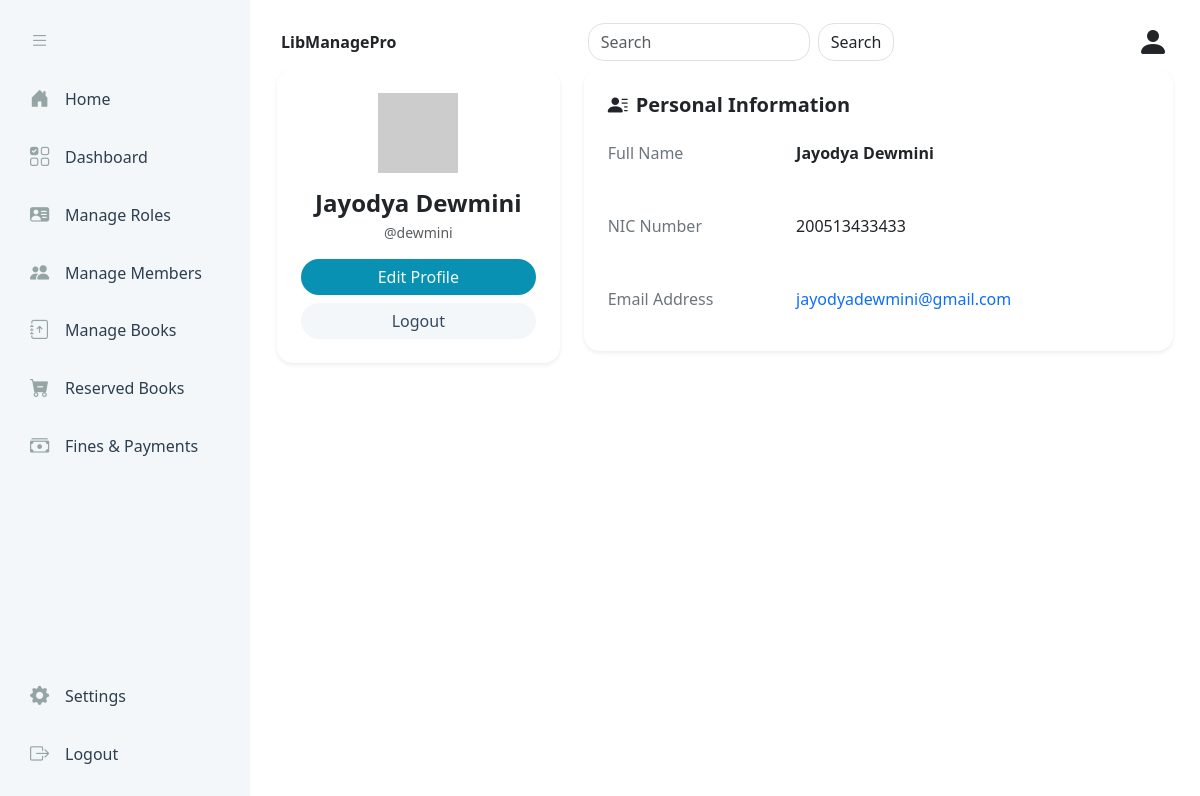
The page /src/Views/profile.php (signed in) on the database its author committed.
### tables this page shows
CREATE TABLE `user` (
  `id` int(4) NOT NULL,
  `username` varchar(45) NOT NULL,
  `password` varchar(12) NOT NULL,
  `name` varchar(45) NOT NULL,
  `nic` varchar(12) NOT NULL,
  `email` varchar(45) NOT NULL,
  `roleid` int(1) NOT NULL,
  `profilepic` mediumblob DEFAULT NULL,
  PRIMARY KEY (`id`),
  UNIQUE KEY `nic_UNIQUE` (`nic`),
  KEY `roleid` (`roleid`),
  CONSTRAINT `roleid` FOREIGN KEY (`roleid`) REFERENCES `role` (`roleid`) ON DELETE NO ACTION ON UPDATE NO ACTION
);

### src/Views/profile.php (the view, shortened to what this page needs)
<?php
$db = new DBConnection();
$conn = $db->getConnection();
$logged_username = $_SESSION['username'];
$query = "SELECT name, nic, email FROM user WHERE username = ?";
$stat = $conn->prepare($query);
$stat->bind_param("s", $logged_username);
$stat->execute();
$result = $stat->get_result();
$user = $result->fetch_assoc();
?>
<!DOCTYPE html>
<html lang="en">
<head>
    <link rel="stylesheet" href="../../public/assets/css/navsidebar.css">
    <link rel="stylesheet" href="../../public/assets/css/bootstrap.min.css">
    <link rel="stylesheet" href="../../public/assets/css/profile.css">
    <link rel="stylesheet" href="https://cdn.jsdelivr.net/npm/bootstrap-icons@1.13.1/font/bootstrap-icons.min.css">
    <link rel="stylesheet" href="https://cdnjs.cloudflare.com/ajax/libs/font-awesome/6.0.0/css/all.min.css">
</head>
<body>
    <?php include '../Includes/navsidebar.php' ?>
    <div class="content d-flex flex-column flex-grow-1" id="main-content">
        <?php include '../Includes/navbar.php' ?>
        <main class="flex-grow-1" style="overflow-y: auto;">
            <div class="container">
                <div class="row g-4">
                    <div class="col-lg-4">
                        <div class="card border-0 shadow-sm rounded-4 text-center p-4">
                            <div class="position-relative d-inline-block mx-auto mb-3">
                                <img src="https://ui-avatars.com/api/?name">
                            </div>
                            <h4 class="fw-bold mb-1"><?= $user['name'] ?></h4>
                            <p class="text-muted small mb-3">@<?= $_SESSION['username'] ?></p>
                            <div class="d-grid gap-2">
                                <a href="../Views/ProfileDetailEdit.php" id="editbtn" class="text-decoration-none">
                                    Edit Profile
                                </a>
                                <a href="../Controllers/logoutController.php" id="logoutbtn" class="text-decoration-none">
                                    Logout
                                </a>
                            </div>
                        </div>
                    </div>
                    <div class="col-lg-8">
                        <div class="card border-0 shadow-sm rounded-4 p-4 mb-4">
                            <h5 class="fw-bold mb-4"><i class="bi bi-person-lines-fill me-2"></i>Personal Information</h5>
                            <div class="row mb-3">
                                <div class="col-sm-4 text-secondary">Full Name</div>
                                <div class="col-sm-8 fw-semibold"><?= $user['name'] ?></div>
                            </div>
                            <hr class="text-light">
                            <div class="row mb-3">
                                <div class="col-sm-4 text-secondary">NIC Number</div>
                                <div class="col-sm-8"><?= $user['nic'] ?></div>
                            </div>
                            <hr class="text-light">
                            <div class="row mb-3">
                                <div class="col-sm-4 text-secondary">Email Address</div>
                                <div class="col-sm-8 text-primary"><?= $user['email'] ?></div>
                            </div>
                        </div>
                    </div>
                </div>
            </div>
        </main>
    </div>
</body>
</html>

### public/assets/css/navsidebar.css (style rules this page uses)
:root { --main: #34495E; --main-dark: #2C3E50; --main-light: #4E6A85; --bg: #F4F7F9; --card: #FFFFFF; --sidebar-bg: #2C3E50; --accent: #0891B2; --success: #6B8E61; --danger: #E74C3C; --text-light: #ecf0f1; --text-muted: #95a5a6; --border: #DCE4EC; --sidebar-width: 250px; --sidebar-collapsed: 80px; }
body { display: flex; margin: 0; padding: 0; height: 100vh; width: 100vw; overflow: hidden; }
.content { padding: 15px; transition: margin-left 0.3s ease; flex-grow: 1; width: 0; display: flex; flex-direction: column; overflow-y: auto; }

### public/assets/css/profile.css (style rules this page uses)
:root { --main: #34495E; --main-dark: #2C3E50; --main-light: #4E6A85; --bg: #F4F7F9; --card: #FFFFFF; --sidebar-bg: #F8FAF9; --accent: #0891B2; --success: #6B8E61; --danger: #E74C3C; --text-dark: #2C3E50; --text-muted: #7F8C8D; --border: #DCE4EC; }
#editbtn { justify-content: center; align-items: center; border-radius: 20px; padding: 6px; background-color: var(--accent); color: var(--bg); border: none; transition: all 0.3s ease; cursor: pointer; display: inline-flex; }
#logoutbtn { justify-content: center; align-items: center; border-radius: 20px; padding: 6px; background-color: var(--bg); color: var(--main); border: none; transition: all 0.3s ease; cursor: pointer; display: inline-flex; }

### rows shown on the page
user: name "Jayodya Dewmini", nic "200513433433", email "jayodyadewmini@gmail.com"

### other values the page prints
$_SESSION['username'] "dewmini"
